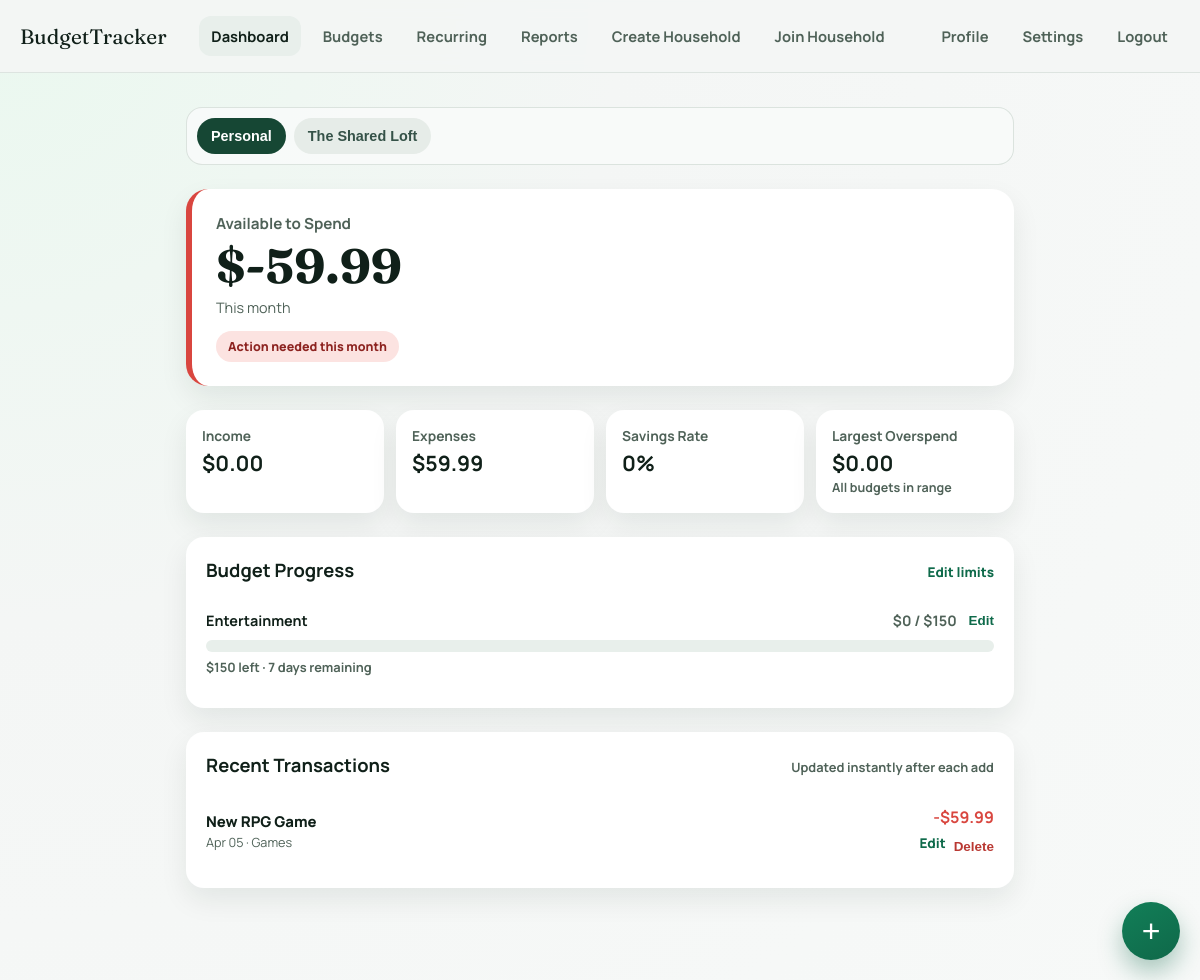
The page /personal (signed in) on the database its author committed.
### app/models.py (models this page shows, shortened)
class Household(db.Model):
    __tablename__ = "household"
    household_id = db.Column(db.Integer, primary_key=True)
    name = db.Column(db.String(120), nullable=False)
    invite_code = db.Column(db.String(50), unique=True, nullable=True)
    memberships = db.relationship("HouseholdMembership", back_populates="household", lazy=True)
    categories = db.relationship("Category", backref="household", lazy=True, foreign_keys="Category.household_id")
    transactions = db.relationship("Transaction", backref="household", lazy=True)
    budgets = db.relationship("Budget", backref="household", lazy=True)

class Category(db.Model):
    __tablename__ = "category"
    category_id = db.Column(db.Integer, primary_key=True)
    name = db.Column(db.String(80), nullable=False)
    user_id = db.Column(db.Integer, db.ForeignKey("user.id"), nullable=True)
    household_id = db.Column(db.Integer, db.ForeignKey("household.household_id"), nullable=True)
    parent_id = db.Column(db.Integer, db.ForeignKey('category.category_id'), nullable=True)
    is_system = db.Column(db.Boolean, default=False)
    subcategories = db.relationship("Category", backref=db.backref("parent", remote_side=[category_id]), lazy=True)
    transactions = db.relationship("Transaction", backref="category", lazy=True)

class Budget(db.Model):
    __tablename__ = "budget"
    budget_id = db.Column(db.Integer, primary_key=True)
    description = db.Column(db.String(255), nullable=True)
    month = db.Column(db.Date, nullable=False)
    limit_amount = db.Column(db.Float, nullable=False)
    category_id = db.Column(db.Integer, db.ForeignKey("category.category_id"), nullable=False)
    user_id = db.Column(db.Integer, db.ForeignKey("user.id"), nullable=True)
    household_id = db.Column(db.Integer, db.ForeignKey("household.household_id"), nullable=True)
    category = db.relationship("Category", backref="budgets", lazy=True)

class Transaction(db.Model):
    __tablename__ = "transaction"
    transaction_id = db.Column(db.Integer, primary_key=True)
    amount = db.Column(db.Float, nullable=False)
    type = db.Column(db.String(10), nullable=False)  # "income" or "expense"
    date = db.Column(db.Date, nullable=False, default=date.today)
    description = db.Column(db.String(255), nullable=True)
    user_id = db.Column(db.Integer, db.ForeignKey("user.id"), nullable=False)
    household_id = db.Column(db.Integer, db.ForeignKey("household.household_id"), nullable=True)  # NULL = personal
    category_id = db.Column(db.Integer, db.ForeignKey("category.category_id"), nullable=True)
    recurring_id = db.Column(db.Integer, db.ForeignKey("recurring_transaction.id"), nullable=True)
    __table_args__ = (
        db.UniqueConstraint("recurring_id", "date", name="uq_recurring_date"),
    )

### app/main/dashboard.py (the view)
@bp.route("/personal")
@login_required
def personal_dashboard():
    context = _build_dashboard_context()
    return render_template("personal.html", **context)

### app/main/transactions.py (called while the page is built)
@bp.before_app_request
def ensure_recurring_synced():
    if not current_user.is_authenticated:
        return
    if request.endpoint in [
        "main.personal_dashboard",
        "main.household_dashboard",
        "main.dashboard_content",
        "main.recurring_page",
    ]:
        try:
            sync_recurring(current_user.id)
        except Exception:
            db.session.rollback()

### app/main/utils.py (called while the page is built, shortened)
def get_recurring_template_scope(user_id):
    household_ids = [m.household_id for m in HouseholdMembership.query.filter_by(user_id=user_id).all()]
    if household_ids:
        return RecurringTransaction.query.filter(
            RecurringTransaction.is_active.is_(True),
            or_(
                RecurringTransaction.user_id == user_id,
                RecurringTransaction.household_id.in_(household_ids),
            ),
        )
    return RecurringTransaction.query.filter_by(is_active=True, user_id=user_id)

def sync_recurring(user_id=None):
    today = date.today()
    if user_id is not None:
        query = get_recurring_template_scope(user_id)
    else:
        query = RecurringTransaction.query.filter_by(is_active=True)
    created = []
    if created:
        db.session.commit()
    return created

### app/models.py (called while the page is built)
    @property
    def households(self):
        return [m.household for m in self.memberships]

### app/templates/personal.html (shortened to what this page needs)
{% extends "dashboard.html" %}

### app/templates/partials/dashboard_content.html (shortened to what this page needs)
<div
  id="dashboard-content"
  class="dashboard-content"
  {% if is_household %}
    data-scope="household"
  {% else %}
    data-scope="personal"
  {% endif %}
>
  <div class="scope-toggle-wrap">
    <div class="scope-toggle">
      <button
        class="scope-pill {% if not is_household %}active{% endif %}"
        hx-get="{{ url_for('main.dashboard_content') }}"
        hx-target="#dashboard-content"
        hx-swap="outerHTML"
        hx-push-url="{{ url_for('main.personal_dashboard') }}"
        hx-indicator=".dashboard-skeleton"
      >
        Personal
      </button>
      {% for h in current_user.households %}
      <button
        class="scope-pill {% if is_household and household.household_id == h.household_id %}active{% endif %}"
        hx-get="{{ url_for('main.dashboard_content', household_id=h.household_id) }}"
        hx-target="#dashboard-content"
        hx-swap="outerHTML"
        hx-push-url="{{ url_for('main.household_dashboard', household_id=h.household_id) }}"
        hx-indicator=".dashboard-skeleton"
      >
        {{ h.name }}
      </button>
      {% endfor %}
    </div>
  </div>
  <section class="hero hero-{{ health_state }}">
    <p class="hero-label">Available to Spend</p>
    <h1 class="hero-amount">${{ "{:,.2f}".format(available_to_spend) }}</h1>
    <p class="hero-meta">This month {% if month_income > 0 %}- Savings rate {{ savings_rate|round(1) }}%{% endif %}</p>
    <div class="health-pill {{ health_state }}">
      {% if health_state == "good" %}
      On track this month
      {% elif health_state == "warning" %}
      Close to your spending limit
      {% else %}
      Action needed this month
      {% endif %}
    </div>
  </section>
  <section class="summary-grid">
    <article class="summary-card">
      <p>Income</p>
      <strong>${{ "{:,.2f}".format(month_income) }}</strong>
    </article>
    <article class="summary-card">
      <p>Expenses</p>
      <strong>${{ "{:,.2f}".format(month_expenses) }}</strong>
    </article>
    <article class="summary-card">
      <p>Savings Rate</p>
      <strong>{{ savings_rate|round(1) }}%</strong>
    </article>
    <article class="summary-card {% if largest_overspend %}warn{% endif %}">
      <p>Largest Overspend</p>
      {% if largest_overspend %}
      <strong>${{ "{:,.2f}".format(largest_overspend.remaining|abs) }}</strong>
      <small>{{ largest_overspend.category }}</small>
      {% else %}
      <strong>$0.00</strong>
      <small>All budgets in range</small>
      {% endif %}
    </article>
  </section>
  <section class="dashboard-card">
    <div class="card-header">
      <h2>Budget Progress</h2>
      <a href="{{ url_for('main.view_budgets') }}" class="muted-link">Edit limits</a>
    </div>
    {% if budget_items %}
      {% for item in budget_items %}
      <article class="budget-row {% if item.remaining < 0 %}is-over{% endif %}">
        <div class="budget-row-top">
          <p class="budget-name">{{ item.category }}</p>
          <div style="display: flex; gap: 12px; align-items: center;">
            <p class="budget-values">${{ "{:,.0f}".format(item.spent) }} / ${{ "{:,.0f}".format(item.limit) }}</p>
            <button type="button" class="inline-link"
                    data-open-budget-modal
                    data-budget-id="{{ item.budget_id }}"
                    data-category="{{ item.category }}"
                    data-month="{{ item.month }}"
                    data-limit="{{ item.limit }}"
                    data-description="{{ item.description }}"
                    data-action="{{ url_for('main.edit_budget', budget_id=item.budget_id) }}"
                    aria-label="Edit {{ item.category }} budget">Edit</button>
          </div>
        </div>
        <div class="progress-track">
        </div>
        <p class="budget-meta">
          {% if item.remaining >= 0 %}
            ${{ "{:,.0f}".format(item.remaining) }} left · {{ days_remaining }} days remaining
          {% else %}
            You're ${{ "{:,.0f}".format(item.remaining|abs) }} over budget
          {% endif %}
        </p>
      </article>
      {% endfor %}
    {% else %}
      <p class="empty">No budgets yet. Add your first monthly limit to get quick progress signals.</p>
    {% endif %}
  </section>
  <section class="dashboard-card">
    <div class="card-header">
      <h2>Recent Transactions</h2>
      <p class="card-subtle">Updated instantly after each add</p>
    </div>
    {% if transactions %}
      <ul class="transaction-list">
        {% for t in transactions %}
        <li class="transaction-item">
          <div>
            <p class="transaction-title">{{ t.description or (t.category.name if t.category else "Transaction") }}</p>
            <p class="transaction-meta">{{ t.date.strftime('%b %d') if t.date else "Today" }} · {{ t.category.name if t.category else "Uncategorized" }}</p>
          </div>
          <div class="transaction-right">
            <strong class="amount-{{ t.type }}">{{ "+" if t.type == "income" else "-" }}${{ "{:,.2f}".format(t.amount) }}</strong>
            <div class="transaction-actions">
              <a href="{{ url_for('main.edit_transaction', transaction_id=t.transaction_id) }}" class="inline-link">Edit</a>
              <form action="{{ url_for('main.delete_transaction', transaction_id=t.transaction_id) }}" method="POST" onsubmit="return confirm('Delete this transaction?')">
                <button type="submit" class="inline-link danger">Delete</button>
              </form>
            </div>
          </div>
        </li>
        {% endfor %}
      </ul>
    {% else %}
      <p class="empty">No transactions yet. Use the + button to add one in seconds.</p>
    {% endif %}
  </section>
  <button type="button" class="fab-button" data-open-transaction-modal aria-label="Add transaction">+</button>
</div>

### app/static/css/styles.css (style rules this page uses)
:root { --bg: #f4f6f5; --surface: #ffffff; --surface-muted: #f8faf9; --text: #102019; --text-soft: #4f6258; --line: #d8e0db; --shadow: 0 12px 28px rgba(16, 32, 25, 0.08); --radius: 18px; --good: #0f9f67; --warn: #d88b1c; --bad: #d9463f; }
* { margin: 0; padding: 0; box-sizing: border-box; }
body { font-family: "Manrope", "Segoe UI", sans-serif; background: radial-gradient(circle at top left, #eaf8ef 0%, #f4f6f5 40%, #f7f9f8 100%); color: var(--text); }
.app-body { min-height: 100vh; }
.dashboard-content { display: grid; gap: 24px; }
.scope-toggle-wrap { position: sticky; top: 74px; z-index: 20; display: grid; gap: 10px; padding: 10px; border-radius: 16px; background: rgba(248, 250, 249, 0.94); border: 1px solid rgba(216, 224, 219, 0.9); }
.scope-toggle { display: flex; flex-wrap: nowrap; overflow-x: auto; gap: 8px; }
.scope-pill { border: none; background: #e6ece8; color: #355248; border-radius: 999px; padding: 10px 14px; font-size: 0.9rem; font-weight: 800; white-space: nowrap; }
.scope-pill.active { background: #164734; color: #fff; }
.hero { border-radius: 22px; padding: 24px; background: var(--surface); box-shadow: var(--shadow); }
.hero-bad { border-left: 6px solid var(--bad); }
.hero-label { color: var(--text-soft); font-weight: 700; font-size: 0.95rem; }
.hero-amount { font-family: "Fraunces", serif; font-size: clamp(2rem, 8vw, 3rem); margin-top: 8px; line-height: 1; }
.hero-meta { margin-top: 8px; color: var(--text-soft); font-size: 0.9rem; }
.health-pill { margin-top: 14px; display: inline-block; border-radius: 999px; padding: 7px 12px; font-size: 0.78rem; font-weight: 800; }
.health-pill.bad { color: #8d2320; background: #fce3e1; }
.summary-grid { display: grid; grid-template-columns: repeat(auto-fit, minmax(160px, 1fr)); gap: 12px; }
.summary-card { background: var(--surface); border-radius: var(--radius); padding: 16px; box-shadow: var(--shadow); }
.summary-card p { color: var(--text-soft); font-size: 0.86rem; font-weight: 700; }
.summary-card strong { display: block; margin-top: 6px; font-size: 1.32rem; line-height: 1.15; }
.summary-card small { color: var(--text-soft); font-size: 0.78rem; font-weight: 700; }
.dashboard-card, .card { background: var(--surface); border-radius: var(--radius); padding: 20px; box-shadow: var(--shadow); }
.card-header { display: flex; justify-content: space-between; align-items: baseline; gap: 10px; margin-bottom: 16px; }
.card-header h2 { font-size: 1.15rem; }
.muted-link, .inline-link { color: #0e6a4a; text-decoration: none; font-size: 0.84rem; font-weight: 800; }
.card-subtle { color: var(--text-soft); font-size: 0.8rem; font-weight: 700; }
.budget-row { padding: 12px 0; border-bottom: 1px solid #edf2ef; }
.budget-row:last-child { border-bottom: none; }
.budget-row-top { display: flex; justify-content: space-between; gap: 12px; }
.budget-name, .budget-values { font-size: 0.9rem; font-weight: 700; }
.budget-values { color: var(--text-soft); }
.progress-track { margin-top: 10px; width: 100%; height: 12px; border-radius: 999px; background: #e8efeb; overflow: hidden; }
.budget-meta { margin-top: 6px; color: var(--text-soft); font-size: 0.8rem; font-weight: 700; }
.transaction-list { list-style: none; }
.transaction-item { display: flex; justify-content: space-between; align-items: center; gap: 10px; padding: 12px 0; border-bottom: 1px solid #edf2ef; }
.transaction-item:last-child { border-bottom: none; }
.transaction-title { font-size: 0.93rem; font-weight: 800; }
.transaction-meta { margin-top: 3px; color: var(--text-soft); font-size: 0.79rem; }
.transaction-right { text-align: right; }
.transaction-actions { margin-top: 6px; display: flex; justify-content: flex-end; gap: 8px; }
.transaction-actions form { margin: 0; }
.inline-link { border: none; background: none; cursor: pointer; }
.inline-link.danger { color: #b93832; }
.amount-expense { color: var(--bad); }
.fab-button { position: fixed; right: 20px; bottom: 20px; width: 58px; height: 58px; border: none; border-radius: 50%; background: linear-gradient(150deg, #127f58, #0f6849); color: #fff; font-size: 2rem; line-height: 1; box-shadow: 0 12px 24px rgba(15, 104, 73, 0.34); }

### rows shown on the page
Household: name "The Shared Loft"
Category: category "Entertainment"
Budget: limit "150"
Transaction: description "New RPG Game", date "Apr 05", category "Games", type "-", amount "59.99"

### other values the page prints
{{ "{:,.2f}".format(available_to_spend) }} "-59.99"
{{ "{:,.2f}".format(month_income) }} "0.00"
{{ "{:,.2f}".format(month_expenses) }} "59.99"
{{ savings_rate|round(1) }} "0"
{{ "{:,.0f}".format(item.spent) }} "0"
{{ "{:,.0f}".format(item.remaining) }} "150"
